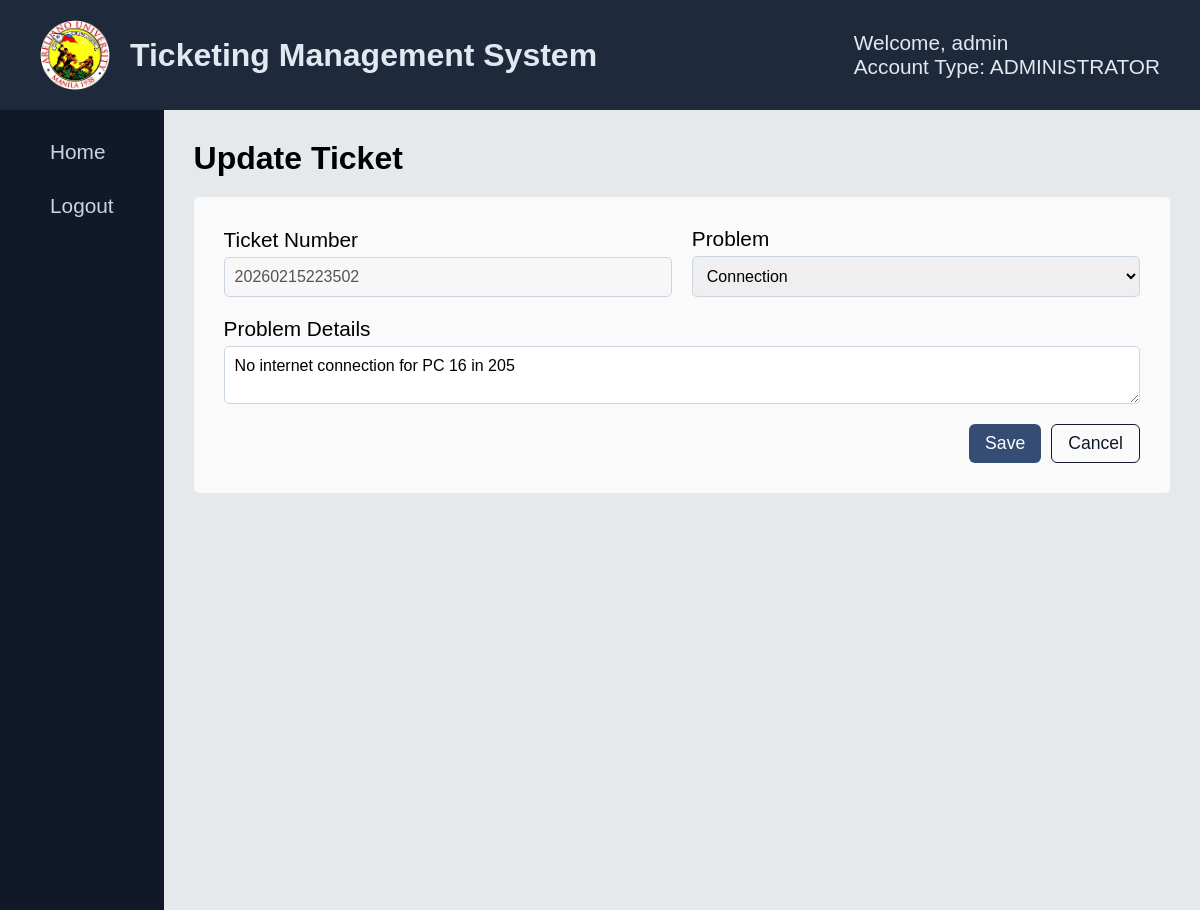
Screenshot of /ticket-management/update-ticket.php?ticket_number=20260215223502 (signed in) with the database file from the repository.
### tables this page shows
CREATE TABLE `tbltickets` (
  `ticket_number` varchar(100) NOT NULL,
  `problem` varchar(100) NOT NULL,
  `details` varchar(100) NOT NULL,
  `status` varchar(30) NOT NULL,
  `created_by` varchar(50) NOT NULL,
  `date_created` varchar(50) NOT NULL,
  `assigned_to` varchar(50) DEFAULT NULL,
  `date_assigned` varchar(50) DEFAULT NULL,
  `date_completed` varchar(50) DEFAULT NULL,
  `approved_by` varchar(50) DEFAULT NULL,
  `date_approved` varchar(50) DEFAULT NULL
);

### ticket-management/update-ticket.php (the view, shortened to what this page needs)
<?php
require_once("../config/config.php");
$ticket_number = $_GET['ticket_number'];
$sqlCurrent = "SELECT * FROM tbltickets WHERE ticket_number = ?";
$stmtCurrent = mysqli_prepare($link, $sqlCurrent);
mysqli_stmt_bind_param($stmtCurrent, "s", $ticket_number);
if (mysqli_execute($stmtCurrent)) {
    $result = mysqli_stmt_get_result($stmtCurrent);
    $data = mysqli_fetch_array($result, MYSQLI_ASSOC);
} else {
    $_SESSION['message'] = [
        'type' => 'error',
        'text' => 'Error fetch ticket data!'
    ];
}
?>
<!DOCTYPE html>
<html lang="en">
<head>
    <link rel="stylesheet" href="https://cdnjs.cloudflare.com/ajax/libs/font-awesome/6.5.1/css/all.min.css">
    <link rel="stylesheet" href="../assets/css/notification.css">
    <link rel="stylesheet" href="../assets/css/ticket-style/create.css">
</head>
<body>
    <?php include("../includes/nav-sidebar.php");?>
    <div class="container">
            <h4>Update Ticket</h4>
            <div class="wrapper">
                <form action="<?php echo htmlspecialchars(basename($_SERVER['REQUEST_URI']));?>" method="POST">
                    <div class="col-div">
                        <div class="col1-input">
                            <div class="input-div">
                                <label class="labelInput">
                                    Ticket Number
                                </label>
                                <input type="text" value="<?php echo $ticket_number?>" disabled>
                            </div>
                            <div class="input-div">
                                <label class="labelInput">
                                    Problem
                                </label>
                                <select name="problem" required>
                                    <option value="Connection" <?php if($data['problem'] == "Connection") echo "selected"?>>Connection</option>
                                </select>
                            </div>
                        </div>
                        <div class="col2-input">
                            <div class="input-div">
                                <label>Problem Details</label>
                                <textarea name="details" required><?php echo htmlspecialchars($data['details']);?></textarea>
                            </div>
                        </div>
                    </div>
                    <div class="btn-div">
                        <button type="submit" name="btnupdate" class="add-btn">
                            Save
                        </button>
                        <a href="./ticket-management.php" class="cancel-btn">
                            Cancel
                        </a>
                    </div>
                </form>
            </div>
        </div>
    </main>
</body>
</html>

### assets/css/ticket-style/create.css (style rules this page uses)
* { font-family: Arial, Helvetica, sans-serif; padding: 0; margin: 0; box-sizing: border-box; }
body { background-color: #e6e9eb; }
.container { padding: 30px 30px; width: 100%; height: 100%; }
.container h4 { font-size: 2rem; }
.wrapper { background-color: #fafafa; width: 100%; height: auto; padding: 20px; border-radius: 5px; margin-top: 20px; }
form { display: flex; flex-direction: column; gap: 5px; padding: 10px; }
.col-div { display: flex; flex-direction: column; gap: 20px; flex-wrap: wrap; }
.col1-input, .col2-input { display: flex; flex-direction: row; gap: 20px; align-items: center; flex: 1; }
.input-div { display: flex; flex-direction: column; gap: 5px; width: 100%; }
.input-div input, .input-div select, .input-div textarea { width: 100%; padding: 10px; border: 1px solid #CBD5E1; border-radius: 5px; outline: none; font-size: 1rem; }
.input-div label { font-size: 1.3rem; }
.input-div textarea { resize: vertical; min-height: 50px; box-sizing: border-box; }
.btn-div { display: flex; justify-content: flex-end; gap: 10px; margin-top: 15px; }
.add-btn { background-color: #354d74; color: white; border: none; padding: 8px 16px; border-radius: 6px; font-size: 1.1rem; cursor: pointer; transition: background 0.2s ease, transform 0.1s ease; }
.cancel-btn { background-color: transparent; color: #111827; border: 1px solid #111827; padding: 8px 16px; border-radius: 6px; font-size: 1.1rem; text-decoration: none; cursor: pointer; transition: background 0.2s ease, color 0.2s ease; }
.labelInput { display: flex; gap: 5px; align-items: center; }

### includes/nav-sidebar.php (style rules this page uses)
html, body { height: 100%; margin: 0; }

### rows the page displays
tbltickets: problem "Connection", details "No internet connection for PC 16 in 205"

### other values shown
$_SESSION['username'] "admin"
$_SESSION['usertype'] "ADMINISTRATOR"
